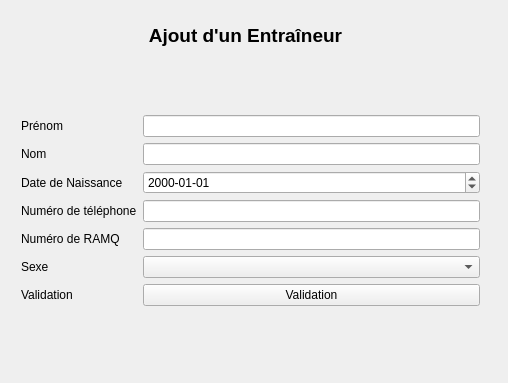
<?xml version="1.0" encoding="UTF-8"?>
<ui version="4.0">
 <class>AjoutEntraineurInterfaceClass</class>
 <widget class="QWidget" name="AjoutEntraineurInterfaceClass">
  <property name="geometry">
   <rect>
    <x>0</x>
    <y>0</y>
    <width>508</width>
    <height>383</height>
   </rect>
  </property>
  <property name="windowTitle">
   <string>AjoutEntraineurInterface</string>
  </property>
  <widget class="QWidget" name="formLayoutWidget">
   <property name="geometry">
    <rect>
     <x>10</x>
     <y>60</y>
     <width>481</width>
     <height>301</height>
    </rect>
   </property>
   <layout class="QFormLayout" name="formLayout_2">
    <property name="sizeConstraint">
     <enum>QLayout::SetMinimumSize</enum>
    </property>
    <property name="formAlignment">
     <set>Qt::AlignCenter</set>
    </property>
    <item row="0" column="0">
     <widget class="QLabel" name="labelprenom_2">
      <property name="text">
       <string>Prénom</string>
      </property>
     </widget>
    </item>
    <item row="0" column="1">
     <widget class="QLineEdit" name="prenomLineEdit_2"/>
    </item>
    <item row="1" column="0">
     <widget class="QLabel" name="labelNom_2">
      <property name="text">
       <string>Nom</string>
      </property>
     </widget>
    </item>
    <item row="1" column="1">
     <widget class="QLineEdit" name="nomLineEdit_2"/>
    </item>
    <item row="2" column="0">
     <widget class="QLabel" name="labelDateNaissance_2">
      <property name="text">
       <string>Date de Naissance</string>
      </property>
     </widget>
    </item>
    <item row="2" column="1">
     <widget class="QDateEdit" name="dateNaissanceDateEdit_2">
      <property name="displayFormat">
       <string>yyyy-MM-dd</string>
      </property>
     </widget>
    </item>
    <item row="3" column="0">
     <widget class="QLabel" name="labelNumeroTelephone_2">
      <property name="text">
       <string>Numéro de téléphone</string>
      </property>
     </widget>
    </item>
    <item row="3" column="1">
     <widget class="QLineEdit" name="numeroTelephoneLineEdit_2"/>
    </item>
    <item row="5" column="0">
     <widget class="QLabel" name="labelPosition_2">
      <property name="text">
       <string>Sexe</string>
      </property>
     </widget>
    </item>
    <item row="5" column="1">
     <widget class="QComboBox" name="sexeComboBox"/>
    </item>
    <item row="6" column="0">
     <widget class="QLabel" name="labelVazlidation_2">
      <property name="text">
       <string>Validation</string>
      </property>
     </widget>
    </item>
    <item row="6" column="1">
     <widget class="QPushButton" name="validationPushButton_2">
      <property name="text">
       <string>Validation</string>
      </property>
     </widget>
    </item>
    <item row="4" column="0">
     <widget class="QLabel" name="label">
      <property name="text">
       <string>Numéro de RAMQ</string>
      </property>
     </widget>
    </item>
    <item row="4" column="1">
     <widget class="QLineEdit" name="numRAMQLineEdit"/>
    </item>
   </layout>
  </widget>
  <widget class="QWidget" name="horizontalLayoutWidget">
   <property name="geometry">
    <rect>
     <x>0</x>
     <y>10</y>
     <width>491</width>
     <height>51</height>
    </rect>
   </property>
   <layout class="QHBoxLayout" name="horizontalLayout_8">
    <item>
     <spacer name="horizontalSpacer_3">
      <property name="orientation">
       <enum>Qt::Horizontal</enum>
      </property>
      <property name="sizeHint" stdset="0">
       <size>
        <width>40</width>
        <height>20</height>
       </size>
      </property>
     </spacer>
    </item>
    <item>
     <widget class="QLabel" name="labelEnteteInterfaceAjoutJoueur_2">
      <property name="font">
       <font>
        <pointsize>14</pointsize>
        <weight>75</weight>
        <bold>true</bold>
       </font>
      </property>
      <property name="text">
       <string>Ajout  d'un Entraîneur</string>
      </property>
      <property name="textFormat">
       <enum>Qt::RichText</enum>
      </property>
      <property name="alignment">
       <set>Qt::AlignCenter</set>
      </property>
     </widget>
    </item>
    <item>
     <spacer name="horizontalSpacer_4">
      <property name="orientation">
       <enum>Qt::Horizontal</enum>
      </property>
      <property name="sizeHint" stdset="0">
       <size>
        <width>40</width>
        <height>20</height>
       </size>
      </property>
     </spacer>
    </item>
   </layout>
  </widget>
 </widget>
 <layoutdefault spacing="6" margin="11"/>
 <resources/>
 <connections>
  <connection>
   <sender>validationPushButton_2</sender>
   <signal>clicked()</signal>
   <receiver>AjoutEntraineurInterfaceClass</receiver>
   <slot>valideEnregistrement()</slot>
   <hints>
    <hint type="sourcelabel">
     <x>314</x>
     <y>309</y>
    </hint>
    <hint type="destinationlabel">
     <x>253</x>
     <y>191</y>
    </hint>
   </hints>
  </connection>
 </connections>
 <slots>
  <slot>valideEnregistrement()</slot>
 </slots>
</ui>
